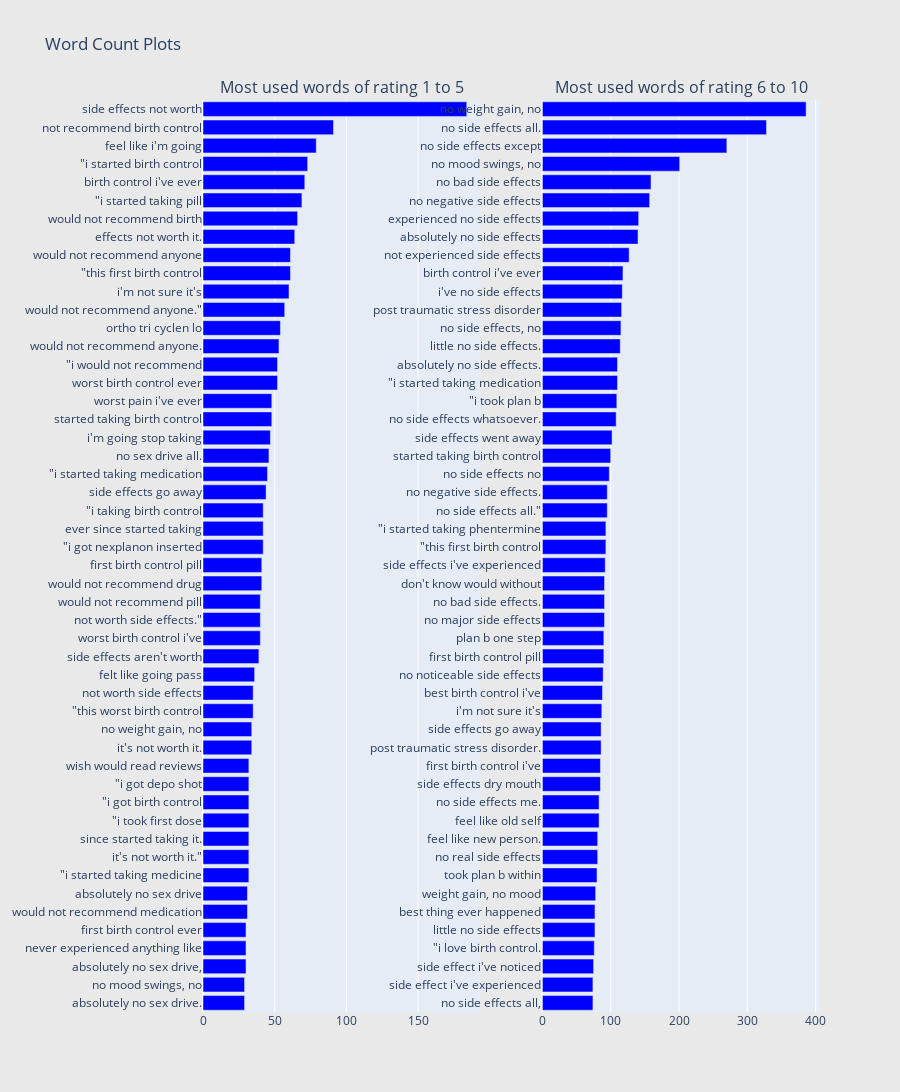

The notebook cell saved with this chart:
### Markdown cell above
##### 18 shared grams is still a big amount. Let's try 4-grams

### Code cell
#get the bar chart from rating 1 to 5

freq_dict = defaultdict(int)
for sent in df_all_1_5['review']:
    for word in generate_ngrams(sent, 4):
        freq_dict[word] += 1
        
fd_sorted_1_5 = pd.DataFrame(sorted(freq_dict.items(), key=lambda x: x[1])[::-1])
#the same as: pd.DataFrame(freq_dict.items, columns=['word','freq']).sort_values('freq', ascending=False)
fd_sorted_1_5.columns = ['word', 'wordcount']
trace0 = horizontal_bar_chart(fd_sorted_1_5.head(50), 'blue')

#get the bar chart from rating 6 to 10

freq_dict = defaultdict(int)
for sent in df_all_6_10['review']:
    for word in generate_ngrams(sent, 4):
        freq_dict[word] += 1
        
fd_sorted_6_10 = pd.DataFrame(sorted(freq_dict.items(), key=lambda x: x[1])[::-1])
#the same as: pd.DataFrame(freq_dict.items, columns=['word','freq']).sort_values('freq', ascending=False)
fd_sorted_6_10.columns = ['word', 'wordcount']
trace1 = horizontal_bar_chart(fd_sorted_6_10.head(50), 'blue')

#create two subplots
fig = tools.make_subplots(rows=1, cols=2, vertical_spacing=0.04,
                         subplot_titles= ['Most used words of rating 1 to 5',
                                         'Most used words of rating 6 to 10'])
fig.append_trace(trace0, 1, 1)
fig.append_trace(trace1, 1, 2)
fig['layout'].update(height=1200, width=900, paper_bgcolor='rgb(233,233,233)', title="Word Count Plots")
py.iplot(fig, filename='word-plots')

### Figure 1 — Plotly figure (JSON) as saved in the notebook; plotly's stock layout.template omitted (floating-point values rounded to 4 significant figures)
{"data": [{"marker": {"color": "blue"}, "orientation": "h", "showlegend": false, "type": "bar", "x": [29, 29, 30, 30, 30, 31, 31, 32, 32, 32, 32, 32, 32, 32, 34, 34, 35, 35, 36, 39, 40, 40, 40, 41, 41, 42, 42, 42, 44, 45, 46, 47, 48, 48, 52, 52, 53, 54, 57, 60, 61, 61, 64, 66, 69, 71, 73, 79, 91, 184], "xaxis": "x", "y": ["absolutely no sex drive.", "no mood swings, no", "absolutely no sex drive,", "never experienced anything like", "first birth control ever", "would not recommend medication", "absolutely no sex drive", "\"i started taking medicine", "it&#039;s not worth it.\"", "since started taking it.", "\"i took first dose", "\"i got birth control", "\"i got depo shot", "wish would read reviews", "it&#039;s not worth it.", "no weight gain, no", "\"this worst birth control", "not worth side effects", "felt like going pass", "side effects aren&#039;t worth", "worst birth control i&#039;ve", "not worth side effects.\"", "would not recommend pill", "would not recommend drug", "first birth control pill", "\"i got nexplanon inserted", "ever since started taking", "\"i taking birth control", "side effects go away", "\"i started taking medication", "no sex drive all.", "i&#039;m going stop taking", "started taking birth control", "worst pain i&#039;ve ever", "worst birth control ever", "\"i would not recommend", "would not recommend anyone.", "ortho tri cyclen lo", "would not recommend anyone.\"", "i&#039;m not sure it&#039;s", "\"this first birth control", "would not recommend anyone", "effects not worth it.", "would not recommend birth", "\"i started taking pill", "birth control i&#039;ve ever", "\"i started birth control", "feel like i&#039;m going", "not recommend birth control", "side effects not worth"], "yaxis": "y"}, {"marker": {"color": "blue"}, "orientation": "h", "showlegend": false, "type": "bar", "x": [74, 74, 75, 76, 77, 77, 78, 80, 81, 81, 83, 83, 85, 85, 86, 86, 87, 88, 89, 90, 90, 91, 91, 91, 92, 93, 93, 95, 95, 98, 100, 102, 108, 109, 110, 110, 114, 115, 116, 117, 118, 127, 140, 141, 157, 159, 201, 270, 328, 386], "xaxis": "x2", "y": ["no side effects all,", "side effect i&#039;ve experienced", "side effect i&#039;ve noticed", "\"i love birth control.", "little no side effects", "best thing ever happened", "weight gain, no mood", "took plan b within", "no real side effects", "feel like new person.", "feel like old self", "no side effects me.", "side effects dry mouth", "first birth control i&#039;ve", "post traumatic stress disorder.", "side effects go away", "i&#039;m not sure it&#039;s", "best birth control i&#039;ve", "no noticeable side effects", "first birth control pill", "plan b one step", "no major side effects", "no bad side effects.", "don&#039;t know would without", "side effects i&#039;ve experienced", "\"this first birth control", "\"i started taking phentermine", "no side effects all.\"", "no negative side effects.", "no side effects no", "started taking birth control", "side effects went away", "no side effects whatsoever.", "\"i took plan b", "\"i started taking medication", "absolutely no side effects.", "little no side effects.", "no side effects, no", "post traumatic stress disorder", "i&#039;ve no side effects", "birth control i&#039;ve ever", "not experienced side effects", "absolutely no side effects", "experienced no side effects", "no negative side effects", "no bad side effects", "no mood swings, no", "no side effects except", "no side effects all.", "no weight gain, no"], "yaxis": "y2"}], "layout": {"annotations": [{"font": {"size": 16}, "showarrow": false, "text": "Most used words of rating 1 to 5", "x": 0.225, "xanchor": "center", "xref": "paper", "y": 1, "yanchor": "bottom", "yref": "paper"}, {"font": {"size": 16}, "showarrow": false, "text": "Most used words of rating 6 to 10", "x": 0.775, "xanchor": "center", "xref": "paper", "y": 1, "yanchor": "bottom", "yref": "paper"}], "height": 1200, "paper_bgcolor": "rgb(233,233,233)", "title": {"text": "Word Count Plots"}, "width": 900, "xaxis": {"anchor": "y", "domain": [0, 0.45]}, "xaxis2": {"anchor": "y2", "domain": [0.55, 1]}, "yaxis": {"anchor": "x", "domain": [0, 1]}, "yaxis2": {"anchor": "x2", "domain": [0, 1]}}}
